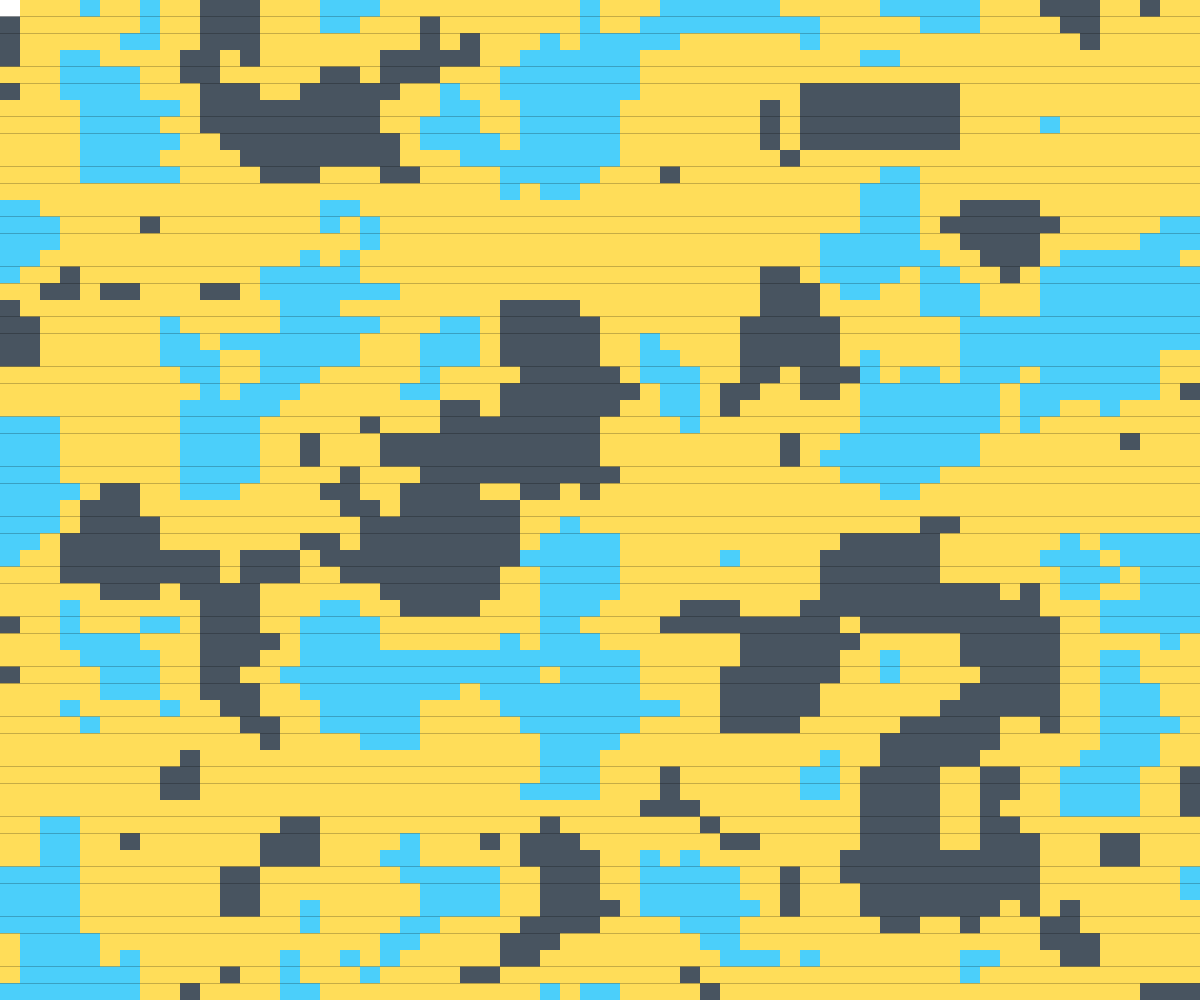
Frame 1 (no input)
Frame 60 (no input): identical to frame 1, image omitted
Frame 120 (the mouse pressed at the canvas centre since frame 60): identical to frame 1, image omitted

The p5.js sketch that drew this single still picture (run headless with seeded random() and noise() and a simulated clock; from frame 60 on, the mouse is pressed at the canvas centre):

// p5.js sketch
// ── sketch.js
//dfsd

let cW = window.innerWidth;
let cH = window.innerHeight;

let tileSize = 60;
let noiseScale = 0.009;

let water = "#4bcffa";
let sand = "#ffdd59";
let ground = "#485460";

function setup() {
	createCanvas(cW, cH);
	background(0);
	createTileGrid();

}

function draw() {


}

function createTileGrid() {
	for (var x = 0; x < width; x += width / tileSize) {
		for (var y = 0; y < height; y += height / tileSize) {
			let tileChooser = calculateNoise(x, y);
			if (tileChooser <= 0.4) {
				fill(water);
			} else if (tileChooser <= 0.6) {
				fill(sand);
			} else if (tileChooser <= 0.7) {
				fill(ground);
			}
			noStroke();
			rect(x, y, width / tileSize, height / tileSize);
			console.log(calculateNoise(x, y) * 255);
		}
	}
}

function calculateNoise(x, y) {
	noiseDetail(8, 0.5);
	let noises = noise(x * noiseScale, y * noiseScale);
	return noises;
}
